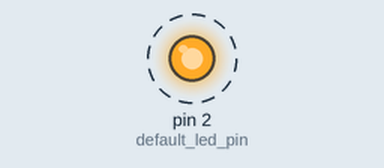
The sketch below on a simulated Arduino Uno, built with avr-gcc and run on an emulated ATmega328P. On the bench: output pins drawn as LEDs (lit = HIGH). Dashed ring = blinking.

Above: at 0.2 s.
Timing chart, 0 to 3.0 s (numbered marks = the images above):
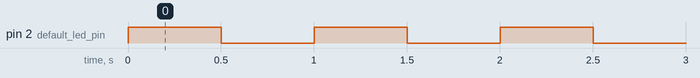

Measured:
- by itself, pin 2 (default_led_pin): alternates HIGH for 0.50 s and LOW for 0.50 s

The sketch:

board_testing.ino
```cpp
int default_led_pin = 2;
void setup()
{
  pinMode(default_led_pin, OUTPUT);
}
void loop()
{
  digitalWrite(default_led_pin, HIGH);
  delay(500);
  digitalWrite(default_led_pin, LOW);
  delay(500);
}
```
